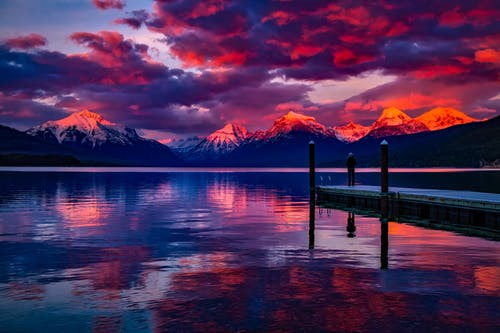
#> input picture Apparel-360/colorIdentification/scenic.jpeg, 500 x 333 px
$ python colorDetection1.py
#> lines starting #> are read from the running program, lines starting #| are printed output that depends on the picture
from sklearn.cluster import KMeans
import matplotlib.pyplot as plt
import numpy as np
import cv2
from collections import Counter
from skimage.color import rgb2lab, deltaE_cie76
import os

image = cv2.imread('scenic.jpeg')
#> image is the input picture: shape (333, 500, 3); mean B, G, R 85.8, 43.5, 75.4
print("The type of this input is {}".format(type(image)))
#| The type of this input is <class 'numpy.ndarray'>
print("Shape: {}".format(image.shape))
#| Shape: (333, 500, 3)
plt.imshow(image)

image = cv2.cvtColor(image, cv2.COLOR_BGR2RGB)
plt.imshow(image)

def RGB2HEX(color):
    return "#{:02x}{:02x}{:02x}".format(int(color[0]), int(color[1]), int(color[2]))

def get_image(image_path):
    image = cv2.imread(image_path)
    image = cv2.cvtColor(image, cv2.COLOR_BGR2RGB)
    return image

def get_colors(image, number_of_colors, show_chart):
#> called with number_of_colors = 8, show_chart = True
    modified_image = cv2.resize(image, (600, 400), interpolation = cv2.INTER_AREA)
    modified_image = modified_image.reshape(modified_image.shape[0]*modified_image.shape[1], 3)
    clf = KMeans(n_clusters = number_of_colors)
    labels = clf.fit_predict(modified_image)
    counts = Counter(labels)
#> counts = {5: 35141, 3: 25267, 2: 28804, 7: 11852, 4: 44899, 0: 38949, 1: 13088, 6: 42000}
    center_colors = clf.cluster_centers_
    # We get ordered colors by iterating through the keys
    ordered_colors = [center_colors[i] for i in counts.keys()]
#> ordered_colors = [[65.61, 55, 110], [121.8, 92.14, 141.4], [129, 38.2, 80.92], [187.4, 139, 173.8], [65.2, 20.48, 65.9], [12.32, 28.15, 83], [211.9, 67.83, 77.86], [13.87, 12.41, 36.35]]
    hex_colors = [RGB2HEX(ordered_colors[i]) for i in counts.keys()]
#> hex_colors = ['#0c1c53', '#bb8aad', '#802650', '#0d0c24', '#411441', '#41366e', '#795c8d', '#d3434d']
    rgb_colors = [ordered_colors[i] for i in counts.keys()]
#> rgb_colors = [[12.32, 28.15, 83], [187.4, 139, 173.8], [129, 38.2, 80.92], [13.87, 12.41, 36.35], [65.2, 20.48, 65.9], [65.61, 55, 110], [121.8, 92.14, 141.4], [211.9, 67.83, 77.86]]

    if (show_chart):
        plt.figure(figsize = (8, 6))
        plt.pie(counts.values(), labels = hex_colors, colors = hex_colors)

    return rgb_colors

get_colors(get_image('scenic.jpeg'), 8, True)
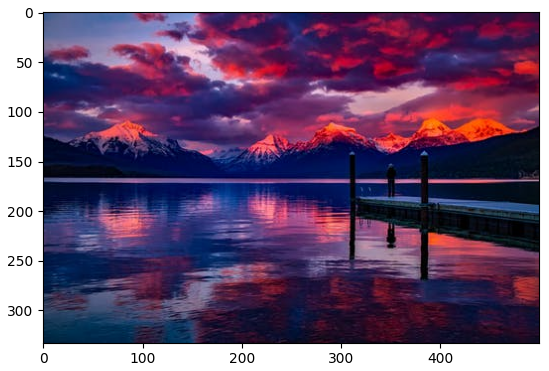
#> figure drawn by matplotlib, 1 panel; B, G, R data is drawn as R, G, B
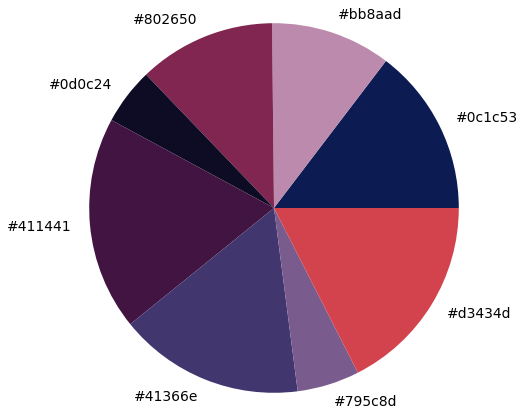
#> figure drawn by matplotlib, 1 panel
